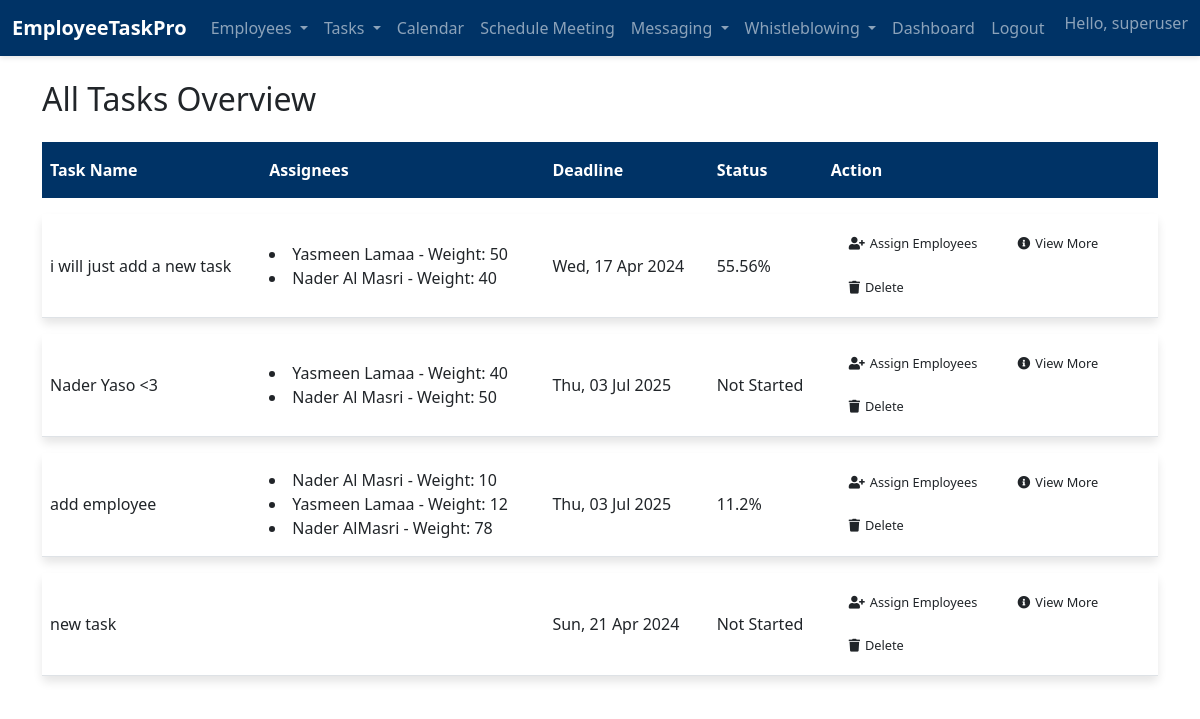
/emp/hr-tasks/ (signed in), run on the app's committed database.
### emp/models.py (models this page shows, shortened)
class Task(models.Model):
    title = models.CharField(max_length=200)
    description = models.TextField(blank=True, null=True)
    deadline = models.DateTimeField(null=True, blank=True)
    feedback = models.TextField(blank=True, null=True)
    urgency = models.CharField(
        max_length=50,
        choices=[('Low', 'Low'), ('Medium', 'Medium'), ('High', 'High')],
        default='Low'
    )
    status = models.CharField(
        max_length=50,
        choices=[('Not Started', 'Not Started'), ('In Progress', 'In Progress'), ('Completed', 'Completed')],
        default='Not Started'
    )
    progress_percentage = models.IntegerField(default=0, validators=[MinValueValidator(0), MaxValueValidator(100)],
                                              help_text='Progress percentage for tasks that are "In Progress"')
    date_created = models.DateTimeField(default=timezone.now)
    date_updated = models.DateTimeField(auto_now=True)

class TaskAssignee(models.Model):
    task = models.ForeignKey('Task', on_delete=models.CASCADE)
    emp = models.ForeignKey('Emp', on_delete=models.CASCADE)
    weight = models.IntegerField(help_text='Percentage of task responsibility')
    status = models.CharField(
        max_length=50,
        choices=[('Not Started', 'Not Started'), ('In Progress', 'In Progress'), ('Completed', 'Completed')],
        default='Not Started'
    )
    progress = models.IntegerField(default=0, help_text='Specific progress for tasks that are "In Progress"', validators=[MinValueValidator(0), MaxValueValidator(100)])
    class Meta:
        unique_together = ('task', 'emp')

class Emp(models.Model):
    firstname=models.CharField(max_length=200)
    fathername=models.CharField(max_length=200)
    lastname=models.CharField(max_length=200)
    gender = models.TextField(blank=True,null= True)
    dob = models.DateField(blank=True,null= True)
    emp_id=models.CharField(max_length=200)
    phone = models.CharField(max_length=20, null=True)
    email = models.EmailField(null=True)
    date_hired = models.DateField(default=timezone.now)
    salary = models.FloatField(default=0)
    date_added = models.DateTimeField(default=timezone.now)
    date_updated = models.DateTimeField(auto_now=True)
    address = models.CharField(max_length=100, null=True)
    status=models.BooleanField(default=True)
    department=models.CharField(max_length=200, null=True)
    user = models.OneToOneField(User, on_delete=models.CASCADE, null=True)

### emp/views.py (the view)
# urls.py: path('hr-tasks/', hr_task_overview, name='hr_task_overview'),
@login_required
def hr_task_overview(request):
    if not request.user.groups.filter(name='HR').exists():
        return redirect('emp:emp_home')  # Adjust the redirect as needed
    tasks = Task.objects.all().prefetch_related('taskassignee_set__emp')
    tasks_with_progress = []
    for task in tasks:
        if task.status == 'In Progress':
            total_weight = sum(assignee.weight for assignee in task.taskassignee_set.all())
            if total_weight > 0:
                weighted_progress = sum(
                    assignee.weight * assignee.progress for assignee in task.taskassignee_set.all()
                )
                progress_percentage = weighted_progress / total_weight
                task.progress_percentage=progress_percentage
                task.save()
                if progress_percentage==100:
                    task.status='Completed'
                    task.save()
            else:
                progress_percentage = 0
            task.progress_display = f"{round(progress_percentage,2)}%"
        else:
            task.progress_display = task.status  # Not in progress, show status directly
        tasks_with_progress.append(task)
    context = {'tasks': tasks_with_progress}
    return render(request, 'emp/hr_task_overview.html', context)

### emp/context_processors.py (called while the page is built)
def user_roles(request):
    is_hr_or_manager = request.user.groups.filter(name__in=['HR', 'Manager']).exists()
    is_employee = request.user.groups.filter(name='Employee').exists()
    return {
        'is_hr_or_manager': is_hr_or_manager,
        'is_employee': is_employee,
    }

### templates/emp/hr_task_overview.html (shortened to what this page needs)
{% load static %}
<!doctype html>
<html lang="en">
<head>
    <link href="https://cdn.jsdelivr.net/npm/bootstrap@5.2.2/dist/css/bootstrap.min.css"
          rel="stylesheet"
>
    <link rel="stylesheet" href="{% static 'css/hr_task_overview.css' %}">
    <link rel="stylesheet" href="https://cdnjs.cloudflare.com/ajax/libs/font-awesome/5.15.3/css/all.min.css">
</head>
<body>
{% include 'emp/navbar.html' %}
<div class="container my-4">
    <h2>All Tasks Overview</h2>
    <div class="table-responsive-custom">
    <table class="table">
        <thead>
            <tr>
                <th>Task Name</th>
                <th>Assignees</th>
                <th>Deadline</th>
                <th>Status</th>
                <th>Action</th>
            </tr>
        </thead>
        <tbody>
            {% for task in tasks %}
            <tr>
                <td>{{ task.title }}</td>
                <td>
                    {% for assignee in task.taskassignee_set.all %}
                        <li>{{ assignee.emp.firstname }} {{ assignee.emp.lastname }} - Weight: {{ assignee.weight }}</li>
                    {% endfor %}
                </td>
                <td>{{ task.deadline|date:"D, d M Y" }}</td>
                <td>{{ task.progress_display }}</td>
                <td>
                        <a href="{% url 'emp:assign_task' task.id %}" class="btn btn-assign btn-sm">
                            <i class="fa fa-user-plus"></i>Assign Employees
                        </a>
                        <a href="{% url 'emp:task_view_more' task.id %}" class="btn btn-view-more btn-sm">
                            <i class="fa fa-info-circle"></i>View More
                        </a>
                        <form action="{% url 'emp:delete_task' task.id %}" method="post" onsubmit="return confirm('Are you sure you want to delete this task?');">
                            <button type="submit" class="btn btn-delete btn-sm">
                                <i class="fa fa-trash"></i>Delete
                            </button>
                        </form>
                </td>
            </tr>
            {% empty %}
            <tr>
                <td colspan="6" class="text-center">No tasks available.</td>
            </tr>
            {% endfor %}
        </tbody>
    </table>
</div>
</div>
</body>
</html>

### templates/emp/navbar.html (shortened to what this page needs)
{% load static %}
<!DOCTYPE html>
<html lang="en">
<head>
    <link rel="stylesheet" href="{% static 'css/navbar.css' %}">
    <link href="https://cdn.jsdelivr.net/npm/bootstrap@5.3.0/dist/css/bootstrap.min.css" rel="stylesheet">
    <link rel="stylesheet" href="https://cdnjs.cloudflare.com/ajax/libs/font-awesome/5.15.4/css/all.min.css" />
</head>
<body>
    {% if request.user.is_authenticated %}
    <nav class="navbar navbar-expand-lg navbar-dark" style="background-color:  #003366">
        <div class="container-fluid">
            <a class="navbar-brand" href="/emp/">EmployeeTaskPro</a>
            <div class="collapse navbar-collapse" id="navbarSupportedContent">
                <ul class="navbar-nav me-auto mb-2 mb-lg-0">
                    {% if is_hr_or_manager %}
                    <li class="nav-item dropdown">
                        <a class="nav-link dropdown-toggle" href="#" id="navbarDropdownMenuLink" role="button" data-bs-toggle="dropdown" aria-expanded="false">
                            Employees
                        </a>
                    </li>
                    <li class="nav-item dropdown">
                        <a class="nav-link dropdown-toggle" href="#" id="navbarDropdownTasks" role="button" data-bs-toggle="dropdown" aria-expanded="false">
                            Tasks
                        </a>
                    </li>
                    <li class="nav-item">
                        <a class="nav-link" href="/emp/calendar/">Calendar</a>
                    </li>
                    <li class="nav-item">
                        <a class="nav-link" href="/emp/add-meeting/">Schedule Meeting</a>
                    </li>
                    {% endif %}
                    <li class="nav-item dropdown">
                        <a class="nav-link dropdown-toggle" href="#" id="navbarDropdownMessaging" role="button" data-bs-toggle="dropdown" aria-expanded="false">
                            Messaging
                        </a>
                    </li>
                    {% if request.user.is_authenticated %}
                    <li class="nav-item dropdown">
                        <a class="nav-link dropdown-toggle" href="#" id="navbarDropdownWhistleblowing" role="button" data-bs-toggle="dropdown" aria-expanded="false">
                            Whistleblowing
                        </a>
                    </li>
                    {% endif %}
                    <li class="nav-item">
                        <a class="nav-link" href="/emp/emp-dashboard/">Dashboard</a>
                    </li>
                </ul>
                <ul class="navbar-nav ms-auto mb-2 mb-lg-0">
                    {% if request.user.is_authenticated %}
                    <li class="nav-item">
                        <form action="{% url 'logout' %}" method="post">
                            <button type="submit" class="btn btn-link nav-link" style="padding: 0; border: none; background: none; margin-right: 20px;">Logout</button>
                        </form>
                    </li>
                    {% else %}
                    <li class="nav-item">
                    </li>
                    {% endif %}
                    <li class="nav-item">
                        <span class="navbar-text mr-3">
                        Hello, {{ request.user.username }}
                        </span>
                    </li>
                </ul>
            </div>
        </div>
    </nav>
{% endif %}
</body>
</html>

### static/css/hr_task_overview.css (style rules this page uses)
html, body { height: 100%; background-color: #f4f7f6; }
.container { max-width: 1140px; }
.table { background-color: white; border-collapse: separate; border-spacing: 0 1em; }
.table thead th { background-color: #003366; color: white; border: none; padding-top: 1em; padding-bottom: 1em; }
.table tbody tr { box-shadow: 0px 6px 10px rgba(0, 0, 0, 0.1); border-radius: 5px; }
.table tbody tr td { vertical-align: middle; }
.table .btn { font-size: 0.8em; padding: 0.375rem 0.75rem; }
.btn { margin: 5px; font-weight: normal; }
.btn-assign { background-color: #5cb85c; }
.btn-view-more { background-color: #5bc0de; }
.btn-delete { background-color: #d9534f; }
.btn i { margin-right: 5px; }

### static/css/navbar.css (style rules this page uses)
body { font-family: 'Arial', sans-serif; margin: 0; padding: 0; background: #f4f4f4; }
.navbar { box-shadow: 0 2px 5px rgba(0,0,0,0.1); font-size: 16px; }
.navbar-brand { font-weight: bold; }
.nav-link { transition: color 0.3s; }
.btn-link { transition: color 0.3s; }

### data on the page
Task: title "i will just add a new task", deadline "Wed, 17 Apr 2024", progress_display "55.56%"
TaskAssignee: emp.firstname "Yasmeen", emp.lastname "Lamaa", weight "50"
TaskAssignee: emp.firstname "Nader", emp.lastname "Al Masri", weight "40"
Task: title "Nader Yaso <3", deadline "Thu, 03 Jul 2025", progress_display "Not Started"
TaskAssignee: emp.firstname "Yasmeen", emp.lastname "Lamaa", weight "40"
TaskAssignee: emp.firstname "Nader", emp.lastname "Al Masri", weight "50"
Task: title "add employee", deadline "Thu, 03 Jul 2025", progress_display "11.2%"
TaskAssignee: emp.firstname "Nader", emp.lastname "Al Masri", weight "10"
TaskAssignee: emp.firstname "Yasmeen", emp.lastname "Lamaa", weight "12"
TaskAssignee: emp.firstname "Nader", emp.lastname "AlMasri", weight "78"
Task: title "new task", deadline "Sun, 21 Apr 2024", progress_display "Not Started"

### other printed values
{{ request.user.username }} "superuser"
